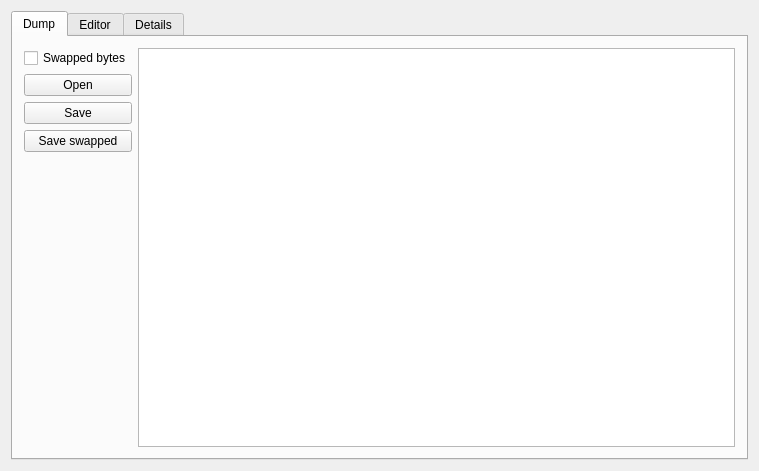
<?xml version="1.0" encoding="UTF-8"?>
<ui version="4.0">
 <class>MainWindow</class>
 <widget class="QMainWindow" name="MainWindow">
  <property name="geometry">
   <rect>
    <x>0</x>
    <y>0</y>
    <width>759</width>
    <height>471</height>
   </rect>
  </property>
  <property name="windowTitle">
   <string>E32/E34 Dashboard Coder</string>
  </property>
  <widget class="QWidget" name="centralWidget">
   <layout class="QHBoxLayout" name="horizontalLayout_2">
    <item>
     <widget class="QTabWidget" name="tabWidget">
      <property name="currentIndex">
       <number>0</number>
      </property>
      <widget class="QWidget" name="tab">
       <attribute name="title">
        <string>Dump</string>
       </attribute>
       <layout class="QHBoxLayout" name="horizontalLayout_4">
        <item>
         <layout class="QVBoxLayout" name="verticalLayout">
          <item>
           <widget class="QCheckBox" name="chkSwapBytes">
            <property name="text">
             <string>Swapped bytes</string>
            </property>
           </widget>
          </item>
          <item>
           <widget class="QPushButton" name="butOpen">
            <property name="sizePolicy">
             <sizepolicy hsizetype="Minimum" vsizetype="Fixed">
              <horstretch>0</horstretch>
              <verstretch>0</verstretch>
             </sizepolicy>
            </property>
            <property name="text">
             <string>Open</string>
            </property>
            <property name="icon">
             <iconset theme="document-open"/>
            </property>
           </widget>
          </item>
          <item>
           <widget class="QPushButton" name="butSave">
            <property name="sizePolicy">
             <sizepolicy hsizetype="Minimum" vsizetype="Fixed">
              <horstretch>0</horstretch>
              <verstretch>0</verstretch>
             </sizepolicy>
            </property>
            <property name="text">
             <string>Save</string>
            </property>
            <property name="icon">
             <iconset theme="document-save-as"/>
            </property>
           </widget>
          </item>
          <item>
           <widget class="QPushButton" name="butSaveSwap">
            <property name="text">
             <string>Save swapped</string>
            </property>
           </widget>
          </item>
          <item>
           <spacer name="verticalSpacer">
            <property name="orientation">
             <enum>Qt::Vertical</enum>
            </property>
            <property name="sizeType">
             <enum>QSizePolicy::Expanding</enum>
            </property>
            <property name="sizeHint" stdset="0">
             <size>
              <width>20</width>
              <height>40</height>
             </size>
            </property>
           </spacer>
          </item>
         </layout>
        </item>
        <item>
         <widget class="QTableView" name="tableDump">
          <property name="font">
           <font>
            <family>Monospace</family>
           </font>
          </property>
          <attribute name="horizontalHeaderDefaultSectionSize">
           <number>30</number>
          </attribute>
          <attribute name="verticalHeaderDefaultSectionSize">
           <number>22</number>
          </attribute>
         </widget>
        </item>
       </layout>
      </widget>
      <widget class="QWidget" name="tab_2">
       <attribute name="title">
        <string>Editor</string>
       </attribute>
       <layout class="QHBoxLayout" name="horizontalLayout">
        <property name="spacing">
         <number>20</number>
        </property>
        <item>
         <layout class="QFormLayout" name="formLayout">
          <item row="0" column="0">
           <widget class="QLabel" name="label">
            <property name="text">
             <string>VIN</string>
            </property>
           </widget>
          </item>
          <item row="0" column="1">
           <widget class="QLineEdit" name="editVIN">
            <property name="sizePolicy">
             <sizepolicy hsizetype="MinimumExpanding" vsizetype="Fixed">
              <horstretch>0</horstretch>
              <verstretch>0</verstretch>
             </sizepolicy>
            </property>
           </widget>
          </item>
          <item row="1" column="0">
           <widget class="QLabel" name="label_2">
            <property name="text">
             <string>Odometer (km)</string>
            </property>
           </widget>
          </item>
          <item row="1" column="1">
           <widget class="QSpinBox" name="spinOdometer">
            <property name="sizePolicy">
             <sizepolicy hsizetype="MinimumExpanding" vsizetype="Fixed">
              <horstretch>0</horstretch>
              <verstretch>0</verstretch>
             </sizepolicy>
            </property>
            <property name="minimum">
             <number>-34</number>
            </property>
            <property name="maximum">
             <number>2097151</number>
            </property>
            <property name="singleStep">
             <number>2</number>
            </property>
           </widget>
          </item>
          <item row="2" column="0">
           <widget class="QLabel" name="label_3">
            <property name="text">
             <string>BMW no.</string>
            </property>
           </widget>
          </item>
          <item row="2" column="1">
           <widget class="QLineEdit" name="editPartNum">
            <property name="sizePolicy">
             <sizepolicy hsizetype="MinimumExpanding" vsizetype="Fixed">
              <horstretch>0</horstretch>
              <verstretch>0</verstretch>
             </sizepolicy>
            </property>
           </widget>
          </item>
          <item row="3" column="0">
           <widget class="QLabel" name="label_9">
            <property name="text">
             <string>Coder no.</string>
            </property>
           </widget>
          </item>
          <item row="3" column="1">
           <widget class="QLineEdit" name="editCode">
            <property name="sizePolicy">
             <sizepolicy hsizetype="MinimumExpanding" vsizetype="Fixed">
              <horstretch>0</horstretch>
              <verstretch>0</verstretch>
             </sizepolicy>
            </property>
           </widget>
          </item>
          <item row="4" column="0">
           <widget class="QLabel" name="label_4">
            <property name="text">
             <string>Max speed</string>
            </property>
           </widget>
          </item>
          <item row="4" column="1">
           <widget class="QComboBox" name="comboMaxSpeed">
            <property name="sizePolicy">
             <sizepolicy hsizetype="MinimumExpanding" vsizetype="Fixed">
              <horstretch>0</horstretch>
              <verstretch>0</verstretch>
             </sizepolicy>
            </property>
            <item>
             <property name="text">
              <string>240 km/h (ECE/Japan)</string>
             </property>
            </item>
            <item>
             <property name="text">
              <string>260 km/h (ECE)</string>
             </property>
            </item>
            <item>
             <property name="text">
              <string>260 km/h (Japan)</string>
             </property>
            </item>
            <item>
             <property name="text">
              <string>280 km/h (ECE/Japan)</string>
             </property>
            </item>
            <item>
             <property name="text">
              <string>300 km/h (ECE/Japan)</string>
             </property>
            </item>
            <item>
             <property name="text">
              <string>150 mph (ECE/US)</string>
             </property>
            </item>
            <item>
             <property name="text">
              <string>160 mph (ECE/US)</string>
             </property>
            </item>
            <item>
             <property name="text">
              <string>170 mph (ECE/US)</string>
             </property>
            </item>
            <item>
             <property name="text">
              <string>180 mph (ECE/US)</string>
             </property>
            </item>
            <item>
             <property name="text">
              <string>300 km/h (Alpina)</string>
             </property>
            </item>
            <item>
             <property name="text">
              <string>320 km/h (Alpina)</string>
             </property>
            </item>
           </widget>
          </item>
          <item row="5" column="0">
           <widget class="QLabel" name="label_5">
            <property name="text">
             <string>Max RPM</string>
            </property>
           </widget>
          </item>
          <item row="5" column="1">
           <widget class="QComboBox" name="comboMaxRPM">
            <property name="sizePolicy">
             <sizepolicy hsizetype="MinimumExpanding" vsizetype="Fixed">
              <horstretch>0</horstretch>
              <verstretch>0</verstretch>
             </sizepolicy>
            </property>
            <item>
             <property name="text">
              <string>7000 RPM (3 imp/kwu)</string>
             </property>
            </item>
            <item>
             <property name="text">
              <string>8000 RPM (3 imp/kwu)</string>
             </property>
            </item>
            <item>
             <property name="text">
              <string>7000 RPM (4 imp/kwu)</string>
             </property>
            </item>
           </widget>
          </item>
          <item row="6" column="0">
           <widget class="QLabel" name="label_23">
            <property name="text">
             <string>Economy/Oil</string>
            </property>
           </widget>
          </item>
          <item row="6" column="1">
           <widget class="QComboBox" name="comboKVAoil">
            <item>
             <property name="text">
              <string>Consuption</string>
             </property>
            </item>
            <item>
             <property name="text">
              <string>Oil temperature (M5)</string>
             </property>
            </item>
           </widget>
          </item>
          <item row="7" column="0">
           <widget class="QLabel" name="label_8">
            <property name="text">
             <string>Engine</string>
            </property>
           </widget>
          </item>
          <item row="7" column="1">
           <widget class="QComboBox" name="comboEngine">
            <property name="sizePolicy">
             <sizepolicy hsizetype="MinimumExpanding" vsizetype="Fixed">
              <horstretch>0</horstretch>
              <verstretch>0</verstretch>
             </sizepolicy>
            </property>
            <item>
             <property name="text">
              <string>M20B25</string>
             </property>
            </item>
            <item>
             <property name="text">
              <string>M30B30</string>
             </property>
            </item>
            <item>
             <property name="text">
              <string>M30B35</string>
             </property>
            </item>
            <item>
             <property name="text">
              <string>M50B20</string>
             </property>
            </item>
            <item>
             <property name="text">
              <string>M50B25</string>
             </property>
            </item>
            <item>
             <property name="text">
              <string>M60B30</string>
             </property>
            </item>
            <item>
             <property name="text">
              <string>M60B40</string>
             </property>
            </item>
            <item>
             <property name="text">
              <string>M70B50</string>
             </property>
            </item>
            <item>
             <property name="text">
              <string>S38B36</string>
             </property>
            </item>
            <item>
             <property name="text">
              <string>S38B39</string>
             </property>
            </item>
            <item>
             <property name="text">
              <string>M30B35 (Alpina biturbo)</string>
             </property>
            </item>
            <item>
             <property name="text">
              <string>M50B25 (Alpina)</string>
             </property>
            </item>
           </widget>
          </item>
          <item row="8" column="0">
           <widget class="QLabel" name="label_10">
            <property name="text">
             <string>Fuel tank</string>
            </property>
           </widget>
          </item>
          <item row="8" column="1">
           <widget class="QComboBox" name="comboTank">
            <property name="sizePolicy">
             <sizepolicy hsizetype="MinimumExpanding" vsizetype="Fixed">
              <horstretch>0</horstretch>
              <verstretch>0</verstretch>
             </sizepolicy>
            </property>
            <item>
             <property name="text">
              <string>80 l. plastic</string>
             </property>
            </item>
            <item>
             <property name="text">
              <string>81 l. steel</string>
             </property>
            </item>
            <item>
             <property name="text">
              <string>90 l. steel</string>
             </property>
            </item>
            <item>
             <property name="text">
              <string>91 l. steel</string>
             </property>
            </item>
            <item>
             <property name="text">
              <string>102 l. steel</string>
             </property>
            </item>
            <item>
             <property name="text">
              <string>91 l. addtional tank (Alpina)</string>
             </property>
            </item>
           </widget>
          </item>
          <item row="9" column="0">
           <widget class="QLabel" name="label_22">
            <property name="text">
             <string>Temperture curve</string>
            </property>
           </widget>
          </item>
          <item row="9" column="1">
           <widget class="QComboBox" name="comboTempCurve">
            <item>
             <property name="text">
              <string>1</string>
             </property>
            </item>
            <item>
             <property name="text">
              <string>2</string>
             </property>
            </item>
            <item>
             <property name="text">
              <string>3</string>
             </property>
            </item>
           </widget>
          </item>
          <item row="10" column="0">
           <widget class="QLabel" name="label_7">
            <property name="text">
             <string>K-Zahl</string>
            </property>
           </widget>
          </item>
          <item row="10" column="1">
           <widget class="QSpinBox" name="spinKzahl">
            <property name="minimum">
             <number>4000</number>
            </property>
            <property name="maximum">
             <number>5023</number>
            </property>
           </widget>
          </item>
          <item row="11" column="0">
           <widget class="QLabel" name="label_20">
            <property name="text">
             <string>Oil service</string>
            </property>
           </widget>
          </item>
          <item row="11" column="1">
           <widget class="QSpinBox" name="spinOilService">
            <property name="maximum">
             <number>7</number>
            </property>
           </widget>
          </item>
         </layout>
        </item>
        <item>
         <layout class="QFormLayout" name="formLayout_3">
          <item row="0" column="0">
           <widget class="QLabel" name="label_13">
            <property name="text">
             <string>Series</string>
            </property>
           </widget>
          </item>
          <item row="0" column="1">
           <widget class="QComboBox" name="comboSeries">
            <item>
             <property name="text">
              <string>E32</string>
             </property>
            </item>
            <item>
             <property name="text">
              <string>E34</string>
             </property>
            </item>
           </widget>
          </item>
          <item row="1" column="0">
           <widget class="QLabel" name="label_16">
            <property name="text">
             <string>Gear display</string>
            </property>
           </widget>
          </item>
          <item row="1" column="1">
           <widget class="QComboBox" name="comboGearDisplay">
            <property name="sizePolicy">
             <sizepolicy hsizetype="MinimumExpanding" vsizetype="Fixed">
              <horstretch>0</horstretch>
              <verstretch>0</verstretch>
             </sizepolicy>
            </property>
            <item>
             <property name="text">
              <string>Do not display</string>
             </property>
            </item>
            <item>
             <property name="text">
              <string>Gear</string>
             </property>
            </item>
            <item>
             <property name="text">
              <string>Gear and programm</string>
             </property>
            </item>
           </widget>
          </item>
          <item row="2" column="0">
           <widget class="QLabel" name="label_17">
            <property name="text">
             <string>Check controls</string>
            </property>
           </widget>
          </item>
          <item row="2" column="1">
           <widget class="QComboBox" name="comboCheckControls">
            <item>
             <property name="text">
              <string>ECE</string>
             </property>
            </item>
            <item>
             <property name="text">
              <string>US</string>
             </property>
            </item>
            <item>
             <property name="text">
              <string>Belt warning</string>
             </property>
            </item>
            <item>
             <property name="text">
              <string>Japan</string>
             </property>
            </item>
            <item>
             <property name="text">
              <string>Japan + belt warning</string>
             </property>
            </item>
           </widget>
          </item>
          <item row="3" column="0">
           <widget class="QLabel" name="label_6">
            <property name="text">
             <string>Language</string>
            </property>
           </widget>
          </item>
          <item row="3" column="1">
           <widget class="QComboBox" name="comboLanguage">
            <property name="sizePolicy">
             <sizepolicy hsizetype="MinimumExpanding" vsizetype="Fixed">
              <horstretch>0</horstretch>
              <verstretch>0</verstretch>
             </sizepolicy>
            </property>
            <item>
             <property name="text">
              <string>Deutsch</string>
             </property>
            </item>
            <item>
             <property name="text">
              <string>English (US)</string>
             </property>
            </item>
            <item>
             <property name="text">
              <string>English (UK)</string>
             </property>
            </item>
            <item>
             <property name="text">
              <string>French</string>
             </property>
            </item>
            <item>
             <property name="text">
              <string>Italian</string>
             </property>
            </item>
            <item>
             <property name="text">
              <string>Spanish</string>
             </property>
            </item>
           </widget>
          </item>
          <item row="4" column="0">
           <widget class="QLabel" name="label_18">
            <property name="text">
             <string>Country</string>
            </property>
           </widget>
          </item>
          <item row="4" column="1">
           <widget class="QComboBox" name="comboCountry">
            <item>
             <property name="text">
              <string>ECE (Deutsch)</string>
             </property>
            </item>
            <item>
             <property name="text">
              <string>US</string>
             </property>
            </item>
            <item>
             <property name="text">
              <string>Japan</string>
             </property>
            </item>
            <item>
             <property name="text">
              <string>ECE (French)</string>
             </property>
            </item>
            <item>
             <property name="text">
              <string>ECE (Spanish)</string>
             </property>
            </item>
            <item>
             <property name="text">
              <string>ECE (Italian)</string>
             </property>
            </item>
            <item>
             <property name="text">
              <string>ECE (Right-hand)</string>
             </property>
            </item>
            <item>
             <property name="text">
              <string>Switzerland (German)</string>
             </property>
            </item>
            <item>
             <property name="text">
              <string>Switzerland (French)</string>
             </property>
            </item>
            <item>
             <property name="text">
              <string>km_tacho_und_englisch</string>
             </property>
            </item>
           </widget>
          </item>
          <item row="5" column="0">
           <widget class="QLabel" name="label_11">
            <property name="text">
             <string>Length units</string>
            </property>
           </widget>
          </item>
          <item row="5" column="1">
           <widget class="QComboBox" name="comboUnitLength">
            <property name="sizePolicy">
             <sizepolicy hsizetype="MinimumExpanding" vsizetype="Fixed">
              <horstretch>0</horstretch>
              <verstretch>0</verstretch>
             </sizepolicy>
            </property>
            <item>
             <property name="text">
              <string>kilometers</string>
             </property>
            </item>
            <item>
             <property name="text">
              <string>miles</string>
             </property>
            </item>
           </widget>
          </item>
          <item row="6" column="0">
           <widget class="QLabel" name="label_14">
            <property name="text">
             <string>Consuption units</string>
            </property>
           </widget>
          </item>
          <item row="6" column="1">
           <widget class="QComboBox" name="comboUnitConsuption">
            <property name="sizePolicy">
             <sizepolicy hsizetype="MinimumExpanding" vsizetype="Fixed">
              <horstretch>0</horstretch>
              <verstretch>0</verstretch>
             </sizepolicy>
            </property>
            <item>
             <property name="text">
              <string>l/100</string>
             </property>
            </item>
            <item>
             <property name="text">
              <string>km/l</string>
             </property>
            </item>
            <item>
             <property name="text">
              <string>mpg US</string>
             </property>
            </item>
            <item>
             <property name="text">
              <string>mpg UK</string>
             </property>
            </item>
           </widget>
          </item>
          <item row="7" column="0">
           <widget class="QLabel" name="label_12">
            <property name="text">
             <string>Temperature units</string>
            </property>
           </widget>
          </item>
          <item row="7" column="1">
           <widget class="QComboBox" name="comboUnitTemperature">
            <property name="sizePolicy">
             <sizepolicy hsizetype="MinimumExpanding" vsizetype="Fixed">
              <horstretch>0</horstretch>
              <verstretch>0</verstretch>
             </sizepolicy>
            </property>
            <item>
             <property name="text">
              <string>Celsius</string>
             </property>
            </item>
            <item>
             <property name="text">
              <string>Fahrenheit</string>
             </property>
            </item>
           </widget>
          </item>
          <item row="8" column="0">
           <widget class="QLabel" name="label_15">
            <property name="text">
             <string>Time format</string>
            </property>
           </widget>
          </item>
          <item row="8" column="1">
           <widget class="QComboBox" name="comboTimeFormat">
            <property name="sizePolicy">
             <sizepolicy hsizetype="MinimumExpanding" vsizetype="Fixed">
              <horstretch>0</horstretch>
              <verstretch>0</verstretch>
             </sizepolicy>
            </property>
            <item>
             <property name="text">
              <string>24 hour</string>
             </property>
            </item>
            <item>
             <property name="text">
              <string>12 hour</string>
             </property>
            </item>
           </widget>
          </item>
          <item row="9" column="0">
           <widget class="QLabel" name="label_21">
            <property name="text">
             <string>Overtemperature</string>
            </property>
           </widget>
          </item>
          <item row="9" column="1">
           <widget class="QComboBox" name="comboOvertemperature">
            <item>
             <property name="text">
              <string>121 °C</string>
             </property>
            </item>
            <item>
             <property name="text">
              <string>125 °C</string>
             </property>
            </item>
            <item>
             <property name="text">
              <string>130 °C</string>
             </property>
            </item>
           </widget>
          </item>
          <item row="10" column="0">
           <widget class="QLabel" name="label_19">
            <property name="text">
             <string>Inspection period (km)</string>
            </property>
           </widget>
          </item>
          <item row="10" column="1">
           <widget class="QSpinBox" name="spinInspectionPeriod">
            <property name="maximum">
             <number>51000</number>
            </property>
            <property name="singleStep">
             <number>200</number>
            </property>
           </widget>
          </item>
          <item row="11" column="0">
           <widget class="QLabel" name="label_24">
            <property name="text">
             <string>Inspection time (days)</string>
            </property>
           </widget>
          </item>
          <item row="11" column="1">
           <widget class="QSpinBox" name="spinInspectionTime">
            <property name="maximum">
             <number>1023</number>
            </property>
           </widget>
          </item>
          <item row="12" column="0">
           <widget class="QCheckBox" name="checkSpeedWarning">
            <property name="text">
             <string>Speed warning (km/h)</string>
            </property>
           </widget>
          </item>
          <item row="12" column="1">
           <widget class="QSpinBox" name="spinSpeedLimit">
            <property name="maximum">
             <number>512</number>
            </property>
            <property name="singleStep">
             <number>1</number>
            </property>
           </widget>
          </item>
         </layout>
        </item>
        <action name="actionOpen">
        <property name="text">
            <string>&amp;Open</string>
        </property>
        </action>
        <action name="actionSave_As">
        <property name="text">
            <string>&amp;Save As...</string>
        </property>
        </action>
        <action name="actionE_xit">
        <property name="text">
            <string>E&amp;xit</string>
        </property>
        </action>
        <action name="action_Swap_bytes">
        <property name="checkable">
            <bool>true</bool>
        </property>
        <property name="text">
            <string>&amp;Swap bytes</string>
        </property>
        </action>
       </layout>
      </widget>
      <widget class="QWidget" name="tab_3">
       <attribute name="title">
        <string>Details</string>
       </attribute>
       <layout class="QHBoxLayout" name="horizontalLayout_3">
        <item>
         <widget class="QTableView" name="tableProperties">
          <attribute name="horizontalHeaderDefaultSectionSize">
           <number>200</number>
          </attribute>
          <attribute name="horizontalHeaderStretchLastSection">
           <bool>true</bool>
          </attribute>
          <attribute name="verticalHeaderVisible">
           <bool>false</bool>
          </attribute>
         </widget>
        </item>
       </layout>
      </widget>
     </widget>
    </item>
   </layout>
  </widget>
  <action name="actionOpen">
   <property name="text">
    <string>&amp;Open</string>
   </property>
  </action>
  <action name="actionSave_As">
   <property name="text">
    <string>&amp;Save As...</string>
   </property>
  </action>
  <action name="actionE_xit">
   <property name="text">
    <string>E&amp;xit</string>
   </property>
  </action>
  <action name="action_Swap_bytes">
   <property name="checkable">
    <bool>true</bool>
   </property>
   <property name="text">
    <string>&amp;Swap bytes</string>
   </property>
  </action>
 </widget>
 <layoutdefault spacing="6" margin="11"/>
 <resources/>
 <connections/>
</ui>
